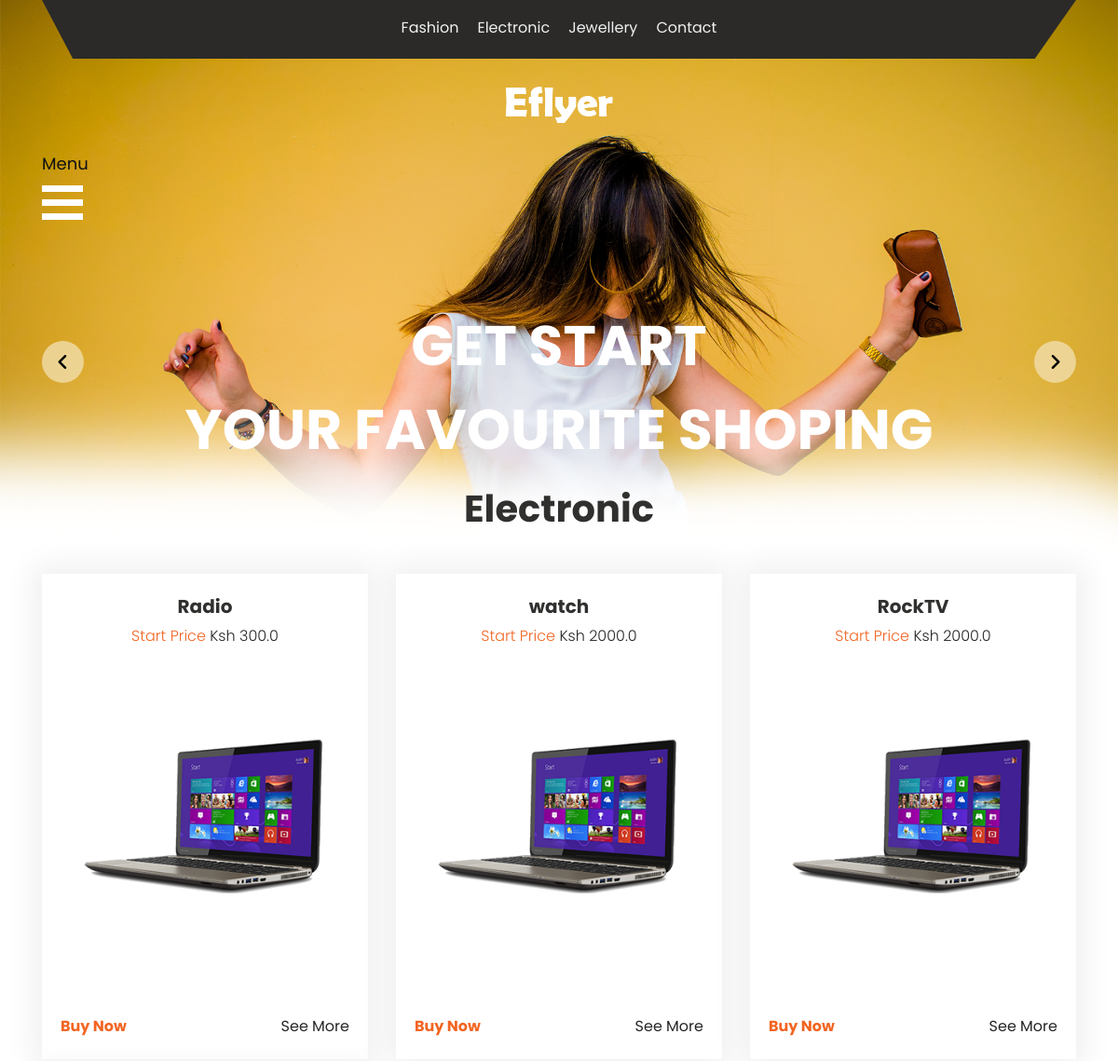
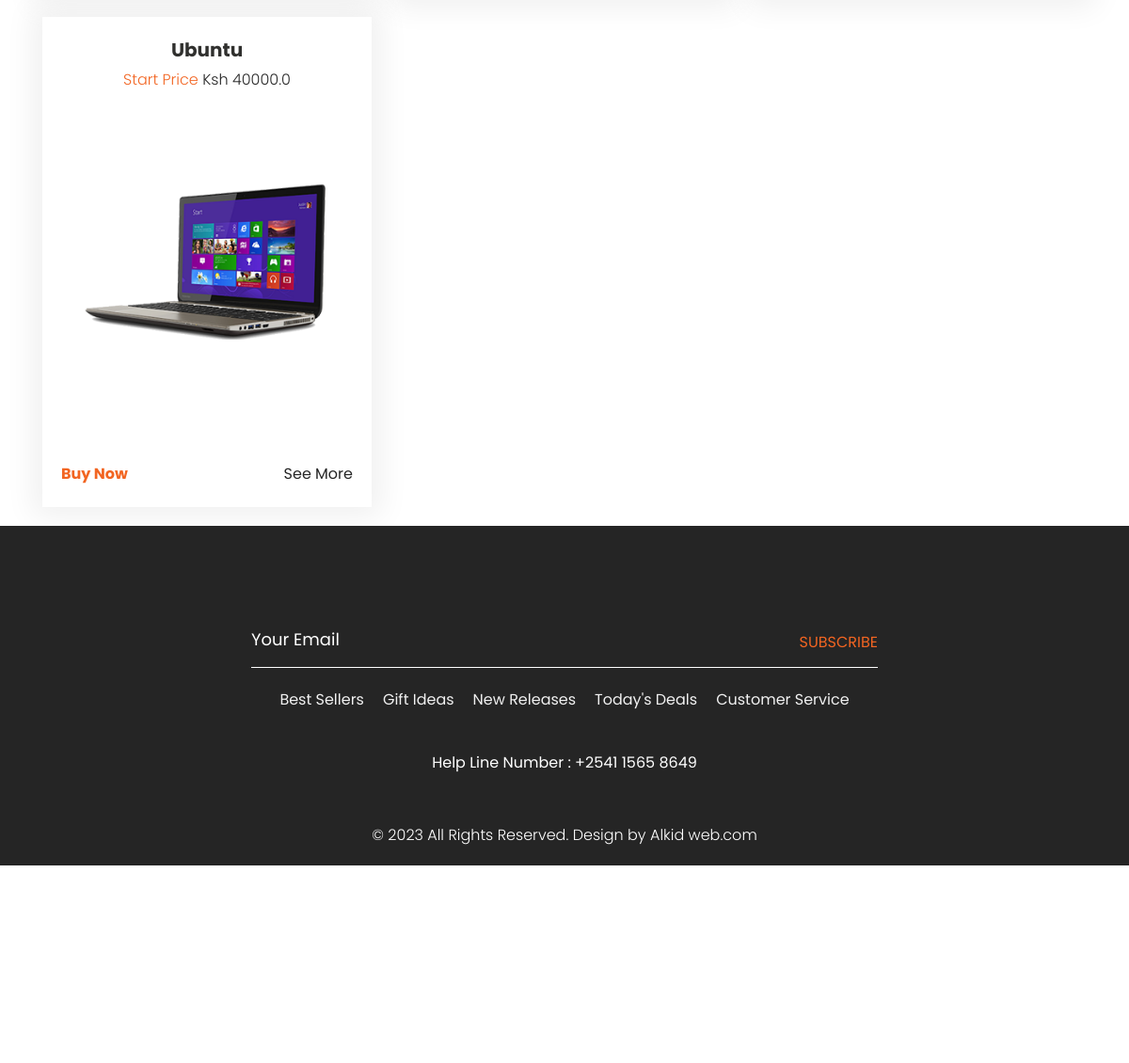
Screenshot of /electronic with the database file from the repository (2 pictures, top to bottom).
### home/models.py (models this page shows, shortened)
class TimeStamp(models.Model):
    created_at = models.DateTimeField(auto_now_add=True, blank=True, null=True)
    updated_at = models.DateTimeField(auto_now=True, blank=True, null=True)
    class Meta:
        abstract = True

class Product(TimeStamp):#inherit TimeStamp class
    name= models.CharField(max_length=30, blank=False, null=False)
    price = models.FloatField(blank=False, null=False)
    image =  models.ImageField(upload_to="images", blank=True, null=True)#image to be displayed for the product
    description = models.TextField(max_length=220, blank=True)
    sold  = models.BooleanField(default=False, blank=True, null=True)
    other_image = models.ForeignKey(Images,on_delete=models.CASCADE,blank=True, null=True)#other images that can be displayed along the main image
    category = models.ForeignKey(Category,on_delete=models.CASCADE,blank=True, null=True)
    class Meta:
        get_latest_by= "id"

### home/views.py (the view)
# urls.py: path('electronic', views.electronic, name='electronic'),
def electronic(request):
    e_prod= Product.objects.filter(category_id=1,sold=False)
    context = {"e_prod":e_prod }
    return render(request, 'electronic.html', context)

### templates/electronic.html (shortened to what this page needs)
{% extends "base.html" %}
{% load static %}
     {% block content %}
      <div class="fashion_section">
         <div id="electronic_main_slider" class="carousel slide" data-ride="carousel">
            <div class="carousel-inner">
               <div class="carousel-item active">
                  <div class="container">
                     <h1 class="fashion_taital">Electronic</h1>
                     <div class="fashion_section_2">
                        <div class="row">
                        {% for prod in e_prod%}
                           <div class="col-lg-4 col-sm-4">
                              <div class="box_main">
                                 <h4 class="shirt_text">{{prod.name}}</h4>
                                 <p class="price_text">Start Price  <span style="color: #262626;">Ksh {{prod.price}}</span></p>
                                 <div class="electronic_img"><img src="{% static 'images/laptop-img.png' %}"></div>
                                 <div class="btn_main">
                                    <div class="buy_bt"><a href="buy">Buy Now</a></div>
                                    <div class="seemore_bt"><a href="more">See More</a></div>
                                 </div>
                              </div>
                           </div>
                         {% endfor %}
                        </div>
                     </div>
                  </div>
               </div>
         </div>
      </div>
      {% endblock content %}

### home/static/css/style.css (style rules this page uses)
* { box-sizing: border-box !important; transition: ease all 0.5s; }
html { scroll-behavior: smooth; overflow-x: hidden; }
body { color: #666666; font-size: 14px; line-height: 1.80857; font-weight: normal; overflow-x: hidden; font-family: 'Poppins', sans-serif; }
a { color: #1f1f1f; text-decoration: none !important; outline: none !important; -webkit-transition: all .3s ease-in-out; -moz-transition: all .3s ease-in-out; -ms-transition: all .3s ease-in-out; -o-transition: all .3s ease-in-out; transition: all .3s ease-in-out; }
h1, h2, h3, h4, h5, h6 { letter-spacing: 0; font-weight: normal; position: relative; padding: 0 0 10px 0; font-weight: normal; line-height: normal; color: #111111; margin: 0 }
h1 { font-size: 24px }
h4 { font-size: 16px }
*, *::after, *::before { -webkit-box-sizing: border-box; -moz-box-sizing: border-box; box-sizing: border-box; }
p { margin: 20px; font-weight: 300; font-size: 15px; line-height: 24px; }
a { color: #222222; text-decoration: none; outline: none !important; }
a, .btn { text-decoration: none !important; outline: none !important; -webkit-transition: all .3s ease-in-out; -moz-transition: all .3s ease-in-out; -ms-transition: all .3s ease-in-out; -o-transition: all .3s ease-in-out; transition: all .3s ease-in-out; }
img { max-width: 100%; height: auto; }
.fashion_section { width: 100%; float: left; padding-bottom: 150px; }
.fashion_taital { width: 100%; font-size: 40px; color: #30302e; text-align: center; font-weight: bold; }
.fashion_section_2 { width: 100%; margin-top: 30px; }
.box_main { width: 100%; background-color: #ffffff; height: auto; padding: 20px; box-shadow: 0px 0 30px 10px #f0f0f0; margin-bottom: 20px; }
.shirt_text { width: 100%; font-size: 20px; color: #30302e; text-align: center; font-weight: bold; padding-bottom: 5px; }
.price_text { width: 100%; font-size: 16px; color: #f26522; text-align: center; margin: 0px; }
.btn_main { width: 100%; display: flex; }
.buy_bt { float: left; width: 100%; }
.buy_bt a { width: 100%; font-size: 16px; color: #f26522; background-color: transparent; text-align: right; font-weight: bold; }
.seemore_bt { width: 100%; float: right; text-align: right; }
.seemore_bt a { width: 100%; font-size: 16px; color: #262626; background-color: transparent; text-align: right; }
.electronic_img { width: 100%; text-align: center; margin: 50px 0px; min-height: 293px; }

### rows the page displays
Product: name "Radio", price "300.0"
Product: name "watch", price "2000.0"
Product: name "RockTV", price "2000.0"
Product: name "Ubuntu", price "40000.0"
